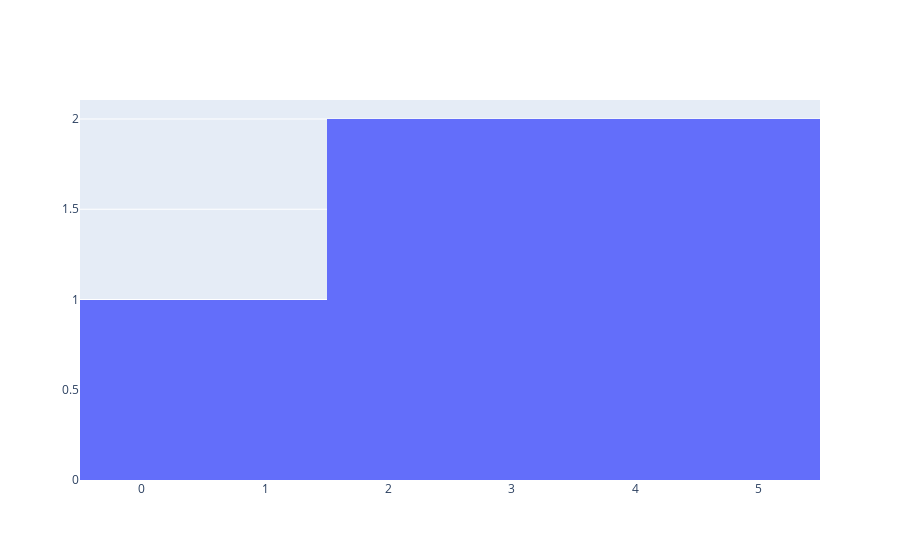

The cell this chart's notebook holds for it:
### Code cell
# seccion de histogramas con Plotly

valores = np.array([1,5,7,2,8])
valoresX = np.array([5,4,3,2,1])


valores2 = np.array([1,5,7,2,8])
valores2X = np.array([1,2,3,4,5])

data = [go.Histogram(x=valoresX, y=valores)]

iplot(data)

### Figure 1 — Plotly figure (JSON) as saved in the notebook; plotly's stock layout.template omitted (floating-point values rounded to 4 significant figures)
{"data": [{"type": "histogram", "x": [5, 4, 3, 2, 1], "y": [1, 5, 7, 2, 8]}], "layout": {}}
